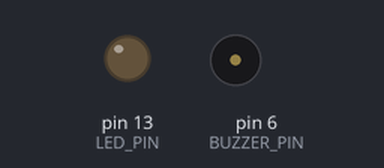
A sketch run on a simulated Arduino Uno, built with avr-gcc and run on an emulated ATmega328P. Parts: output pins drawn as LEDs (lit = HIGH), buzzer (waves = sounding). Pins used as bus, display or sensor lines are not drawn.

Above: at 0.1 s.
At 1.1 s:
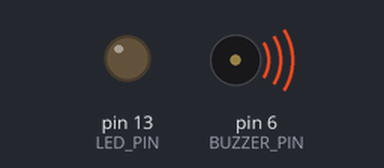
Timing chart, 0 to 2.6 s (numbered marks = the images above):
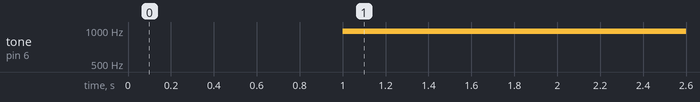

Measured:
- by itself, tone on pin 6 (BUZZER_PIN): silent → 977 Hz at 1.0 s

The sketch:

buzzerTest.ino
```cpp
#define BUZZER_PIN 6
#define LED_PIN 13

void setup(){
  pinMode(BUZZER_PIN , OUTPUT);
  pinMode(LED_PIN , OUTPUT);

}

void loop(){
  digitalWrite(BUZZER_PIN,HIGH);
  delay(1000);
  analogWrite(BUZZER_PIN,128);   //takes values between 0 -> 255
  delay(1000);
}
```
